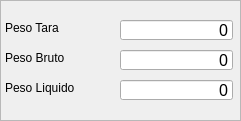
     <widget class="QFrame" name="frame_totais_peso">
      <property name="geometry">
       <rect>
        <x>560</x>
        <y>190</y>
        <width>241</width>
        <height>121</height>
       </rect>
      </property>
      <property name="styleSheet">
       <string notr="true">QFrame#frame_totais_peso{
	background: white;
	border: 1px solid gray;
}</string>
      </property>
      <property name="frameShape">
       <enum>QFrame::StyledPanel</enum>
      </property>
      <property name="frameShadow">
       <enum>QFrame::Raised</enum>
      </property>
      <widget class="QLineEdit" name="txt_peso_tara">
       <property name="geometry">
        <rect>
         <x>120</x>
         <y>20</y>
         <width>113</width>
         <height>20</height>
        </rect>
       </property>
       <property name="minimumSize">
        <size>
         <width>113</width>
         <height>20</height>
        </size>
       </property>
       <property name="font">
        <font>
         <pointsize>12</pointsize>
        </font>
       </property>
       <property name="text">
        <string>0</string>
       </property>
       <property name="alignment">
        <set>Qt::AlignRight|Qt::AlignTrailing|Qt::AlignVCenter</set>
       </property>
       <property name="readOnly">
        <bool>true</bool>
       </property>
      </widget>
      <widget class="QLineEdit" name="txt_peso_bruto">
       <property name="geometry">
        <rect>
         <x>120</x>
         <y>50</y>
         <width>113</width>
         <height>20</height>
        </rect>
       </property>
       <property name="minimumSize">
        <size>
         <width>113</width>
         <height>20</height>
        </size>
       </property>
       <property name="font">
        <font>
         <pointsize>12</pointsize>
        </font>
       </property>
       <property name="text">
        <string>0</string>
       </property>
       <property name="alignment">
        <set>Qt::AlignRight|Qt::AlignTrailing|Qt::AlignVCenter</set>
       </property>
       <property name="readOnly">
        <bool>true</bool>
       </property>
      </widget>
      <widget class="QLineEdit" name="txt_peso_liquido">
       <property name="geometry">
        <rect>
         <x>120</x>
         <y>80</y>
         <width>113</width>
         <height>20</height>
        </rect>
       </property>
       <property name="minimumSize">
        <size>
         <width>113</width>
         <height>20</height>
        </size>
       </property>
       <property name="font">
        <font>
         <pointsize>12</pointsize>
        </font>
       </property>
       <property name="text">
        <string>0</string>
       </property>
       <property name="alignment">
        <set>Qt::AlignRight|Qt::AlignTrailing|Qt::AlignVCenter</set>
       </property>
       <property name="readOnly">
        <bool>true</bool>
       </property>
      </widget>
      <widget class="QLabel" name="lbl_peso_tara">
       <property name="geometry">
        <rect>
         <x>5</x>
         <y>20</y>
         <width>71</width>
         <height>16</height>
        </rect>
       </property>
       <property name="font">
        <font>
         <pointsize>9</pointsize>
        </font>
       </property>
       <property name="text">
        <string>Peso Tara</string>
       </property>
      </widget>
      <widget class="QLabel" name="lbl_peso_bruto">
       <property name="geometry">
        <rect>
         <x>5</x>
         <y>50</y>
         <width>71</width>
         <height>16</height>
        </rect>
       </property>
       <property name="font">
        <font>
         <pointsize>9</pointsize>
        </font>
       </property>
       <property name="text">
        <string>Peso Bruto</string>
       </property>
      </widget>
      <widget class="QLabel" name="lbl_peso_liquido">
       <property name="geometry">
        <rect>
         <x>5</x>
         <y>80</y>
         <width>81</width>
         <height>16</height>
        </rect>
       </property>
       <property name="font">
        <font>
         <pointsize>9</pointsize>
        </font>
       </property>
       <property name="text">
        <string>Peso Liquido</string>
       </property>
      </widget>
     </widget>
